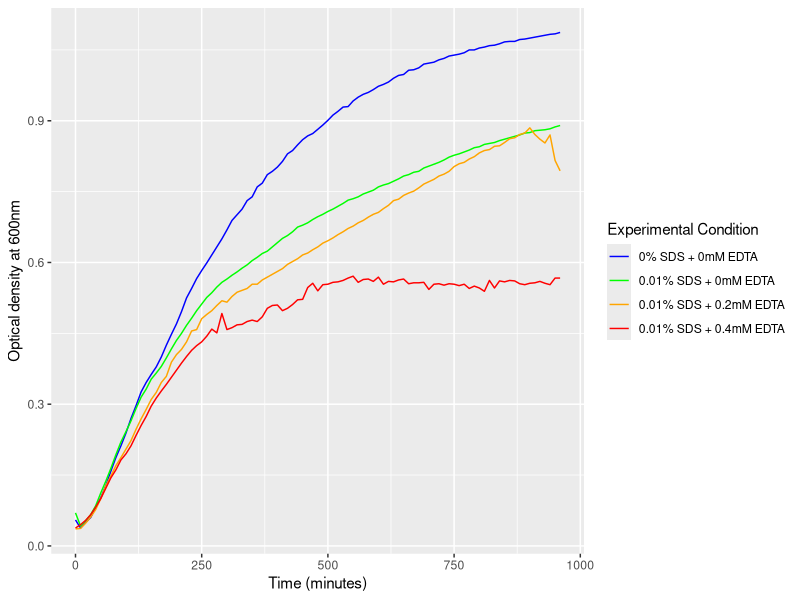

The R script that drew this image:
### supplemental growth curve - Oliver

#install and load necessary packages
#install.packages('tidyverse') #uncomment if not installed

library(tidyverse)

#set up plot aesthetics - keep consistent across plots
x_order <- c("PC", "E0", "E2", "E4")
x_names <- c("0% SDS + 0mM EDTA", "0.01% SDS + 0mM EDTA", "0.01% SDS + 0.2mM EDTA", "0.01% SDS + 0.4mM EDTA")
colours <-c("blue", "green", "orange", "red")

#read data
oliver <- read_csv('supp_Oliver/all growth curves - Oliver.csv')

#calculate technical replicate averages to get biological replicates
oliver_bioreps <- oliver |>
  group_by(time) |>
  summarize(PC1 = mean(PC1.1:PC1.2),
            PC2 = mean(PC2.1:PC2.2),
            PC3 = mean(PC3.1:PC3.2),
            E0.1 = mean(E0.1.1:E0.1.2),
            E0.2 = mean(E0.2.1:E0.2.2),
            E0.3 = mean(E0.3.1:E0.3.2),
            E2.1 = mean(E2.1.1:E2.1.2),
            E2.2 = mean(E2.2.1:E2.2.2),
            E2.3 = mean(E2.3.1:E2.3.2),
            E4.1 = mean(E4.1.1:E4.1.2),
            E4.2 = mean(E4.2.1:E4.2.2),
            E4.3 = mean(E4.3.1:E4.3.2))

#calculate biological replicate averages
oliver_avg <- oliver_bioreps |>
  group_by(time) |>
  summarize(PC = mean(PC1:PC3),
            E0 = mean(E0.1:E0.3),
            E2 = mean(E2.1:E2.3),
            E4 = mean(E4.1:E4.3)) |>
  gather(conc, od, -time) |>
  add_column(n = c(1:388)) #make column with unrepeated values for full_join to work

#calculate standard deviations
oliver_sd <- oliver_bioreps |>
  group_by(time) |>
  summarize(PC_sd = sd(c_across(PC1:PC3)),
            E0_sd = sd(c_across(E0.1:E0.3)),
            E2_sd = sd(c_across(E2.1:E2.3)),
            E4_sd = sd(c_across(E4.1:E4.3))) |>
  gather(conc_sd, sd, -time) |>
  add_column(n = c(1:388)) #make column with unrepeated values for full_join to work

#join od and sd and make clean dataframe
oliver_clean <- full_join(oliver_avg, oliver_sd) |>
  select(!(n:conc_sd))

#reorder data by EDTA concentration condition
oliver_clean$conc <- factor(oliver_clean$conc , levels = x_order)

#plot growth curves
growth_curve_oliver <- ggplot(oliver_clean) +
  geom_line(aes(x = time, y = od, colour = conc)) +
  xlab('Time (minutes)') +
  ylab('Optical density at 600nm') +
  labs(colour = 'Experimental Condition') +
  scale_colour_discrete(type = colours,
                        labels = x_names)
growth_curve_oliver